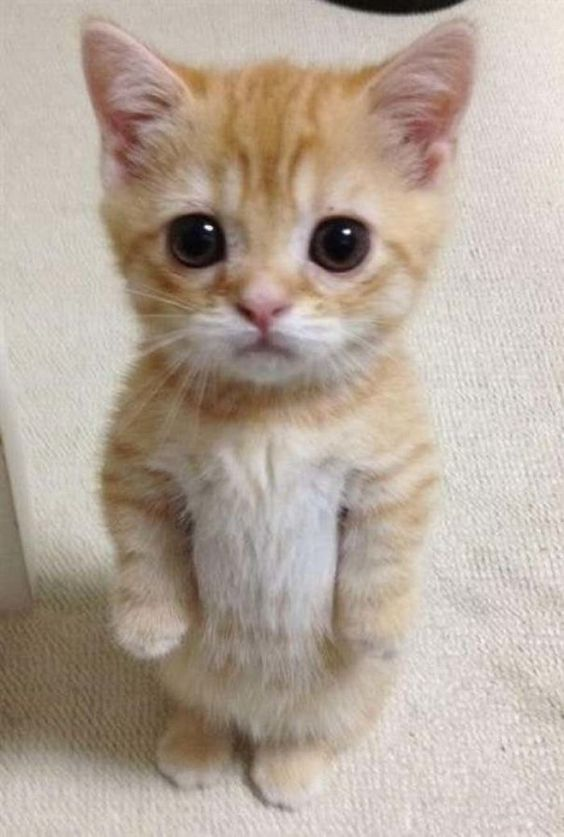
#> input picture 1.jpg, 564 x 837 px
$ jupyter execute --allow-errors Modul8.ipynb   (older library calls are emulated)
#> lines starting #> are read from the running program, lines starting #| are printed output that depends on the picture
# Transformasi Twirl

[cell 1]
import matplotlib.pyplot as plt
from skimage import data
from skimage.transform import swirl
from skimage import io

image = io.imread('1.jpg')
#> image is the input picture: shape (837, 564, 3); mean R, G, B 181.4, 167.6, 155.2
swirled = swirl(image, rotation=0, strength=10,
radius=4000)
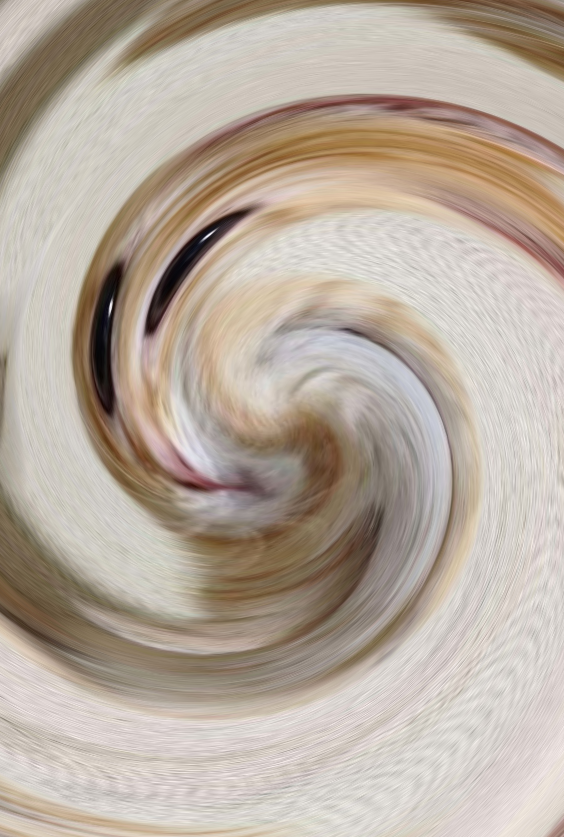
#> swirled: shape (837, 564, 3) float64; mean R, G, B 0.724, 0.675, 0.626
fig, (ax0, ax1) = plt.subplots(nrows=1, ncols=2,
figsize=(8, 3),
 sharex=True,
sharey=True)
ax0.imshow(image, cmap=plt.cm.gray)
ax0.axis('off')
ax1.imshow(swirled, cmap=plt.cm.gray)
ax1.axis('off')
plt.show()
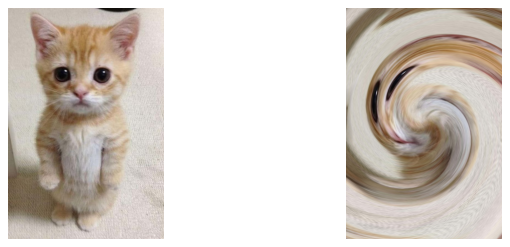
#> figure drawn by matplotlib, 2 panels

# Translation

[cell 2]
import cv2 as cv
import numpy as np
import matplotlib.pyplot as plt

image = cv.imread("1.jpg")
h, w = image.shape[:2]
#> h = 837; w = 564
half_height, half_width = h // 4, w // 8
#> half_height = 209; half_width = 70
transition_matrix = np.float32([[1, 0, half_width],
                                [0, 1, half_height]])
#> transition_matrix = [[1, 0, 70], [0, 1, 209]]

img_transition = cv.warpAffine(image,
                               transition_matrix,
                               (w, h))
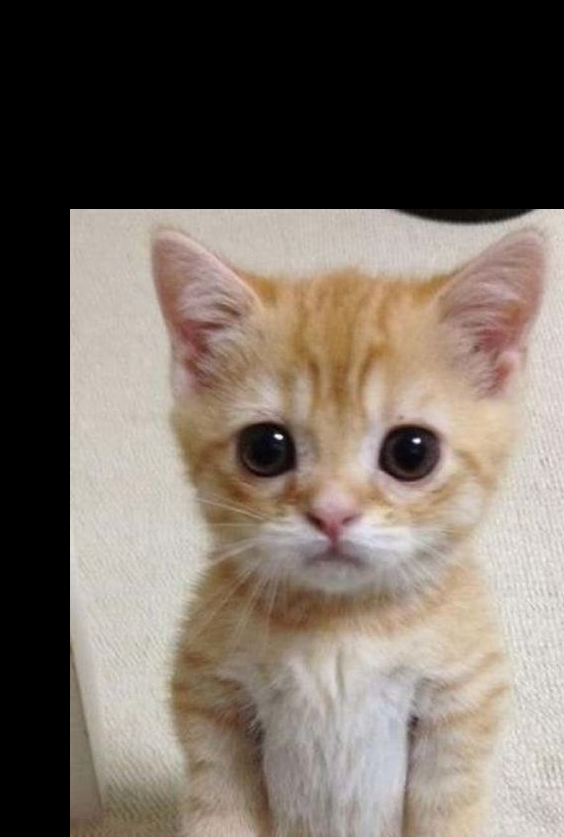
#> img_transition: shape (837, 564, 3); mean B, G, R 97.2, 106.3, 116.5

plt.imshow(cv.cvtColor(img_transition, cv.COLOR_BGR2RGB))
plt.title("Translation")
plt.axis('off')
plt.show()

# Rotation

[cell 3]
import cv2 as cv
import numpy as np
import matplotlib.pyplot as plt

image = cv.imread("1.jpg")
h, w = image.shape[:2]

rotation_matrix = cv.getRotationMatrix2D((w/2, h/2), 180, 0.5)
rotated_image = cv.warpAffine(image, rotation_matrix, (w, h))
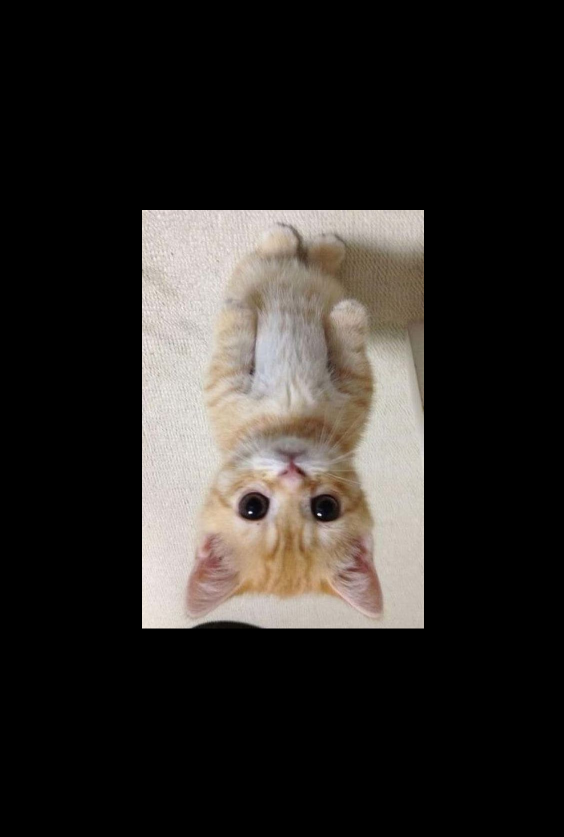
#> rotated_image: shape (837, 564, 3); mean B, G, R 38.9, 41.9, 45.4

plt.imshow(cv.cvtColor(rotated_image, cv.COLOR_BGR2RGB))
plt.title("Rotation")
plt.axis('off')
plt.show()

# Interpolation

[cell 4]
import mahotas as mh
import numpy as np
from pylab import imshow, show
regions = np.zeros((8,8), bool)
regions[:3,:3] = 1
regions[6:,6:] = 1
labeled, nr_objects = mh.label(regions)
imshow(labeled, interpolation='nearest')
show()
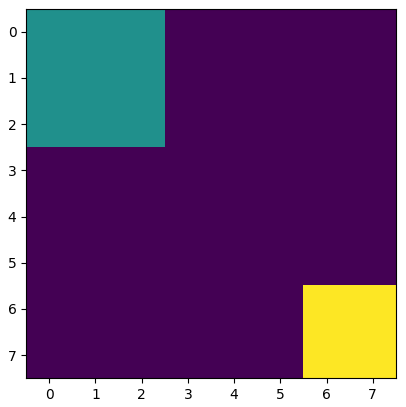
#> figure drawn by matplotlib, 1 panel

[cell 5]
labeled,nr_objects = mh.label(regions,
np.ones((3,3), bool))

#> (a cell that did not finish here is left out)

[cell 7]
array = np.random.random_sample(regions.shape)
#> (the rest of this cell did not finish here and is left out)

# Skala Interpolasi Miring

[cell 8]
import cv2 as cv
import numpy as np
import matplotlib.pyplot as plt

image = cv.imread("1.jpg")

fig, ax = plt.subplots(1, 3, figsize=(16, 8))

image_scaled = cv.resize(image, None, fx=0.15, fy=0.15)
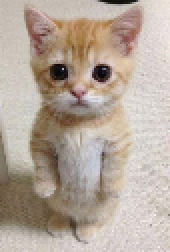
#> image_scaled: shape (126, 85, 3) (shown 2 times larger); mean B, G, R 155.6, 167.9, 181.7
ax[0].imshow(cv.cvtColor(image_scaled, cv.COLOR_BGR2RGB))
ax[0].set_title("Linear Interpolation Scale")

image_scaled_2 = cv.resize(image, None, fx=2, fy=2, interpolation=cv.INTER_CUBIC)
ax[1].imshow(cv.cvtColor(image_scaled_2, cv.COLOR_BGR2RGB))
ax[1].set_title("Cubic Interpolation Scale")

image_scaled_3 = cv.resize(image, (200, 400), interpolation=cv.INTER_AREA)
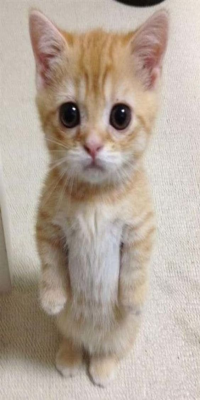
#> image_scaled_3: shape (400, 200, 3); mean B, G, R 155.2, 167.6, 181.4
ax[2].imshow(cv.cvtColor(image_scaled_3, cv.COLOR_BGR2RGB))
ax[2].set_title("Skewed Interpolation Scale")
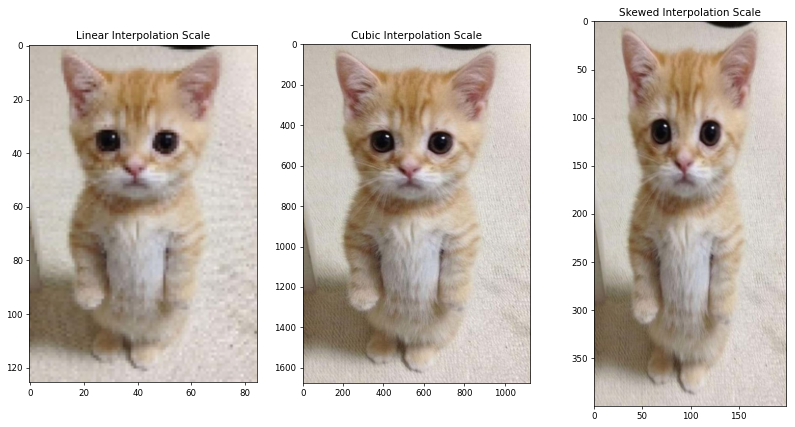
#> figure drawn by matplotlib, 3 panels
